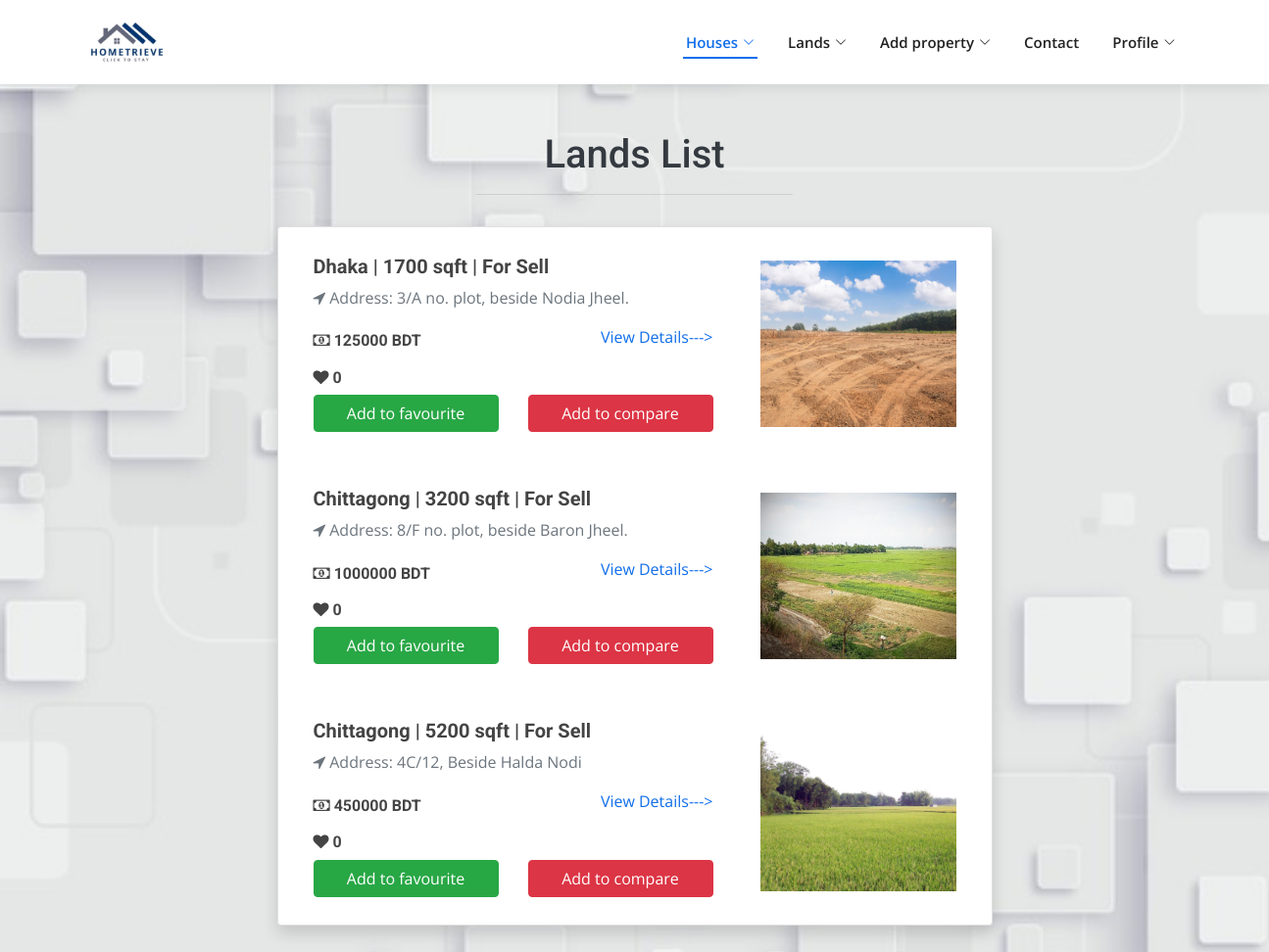
The app's page /view_lands.php (signed in) with its own data.
### tables this page shows
CREATE TABLE `lands` (
  `id` int(6) NOT NULL,
  `user_id` int(6) NOT NULL,
  `owner_name` varchar(255) NOT NULL,
  `owner_email` varchar(255) NOT NULL,
  `owner_contact` varchar(255) NOT NULL,
  `location` varchar(255) NOT NULL,
  `address` varchar(255) NOT NULL,
  `area_size` varchar(255) NOT NULL,
  `price` varchar(255) NOT NULL,
  `description` text NOT NULL
);

CREATE TABLE `land_image` (
  `land_id` int(6) NOT NULL,
  `image` varchar(255) NOT NULL
);

### view_lands.php (the view, shortened to what this page needs)
<?php
include 'connection.php';
$userid  = $_SESSION['userid'];
$sql = "SELECT * FROM lands";
$result = mysqli_query($conn, $sql);
?>
<!DOCTYPE html>
<html lang="en" dir="ltr">
<head>
  <link rel="stylesheet" href="https://maxcdn.bootstrapcdn.com/bootstrap/4.5.2/css/bootstrap.min.css">
  <link rel="stylesheet" href="https://cdn.jsdelivr.net/npm/bootstrap-icons@1.4.1/font/bootstrap-icons.css">
  <link href="//maxcdn.bootstrapcdn.com/bootstrap/4.0.0/css/bootstrap.min.css" rel="stylesheet" id="bootstrap-css">
  <link rel="stylesheet" href="https://cdnjs.cloudflare.com/ajax/libs/font-awesome/4.7.0/css/font-awesome.min.css">
  <link href="css/style.css" rel="stylesheet">
</head>
<body>
  <header id="header" class="d-flex align-items-center">
    <div class="container d-flex align-items-center justify-content-between">
      <a href="index.php" class="logo"><img src="assets/image/logo1c.jpeg" alt="Hometrieve"></a>
      <nav id="navbar" class="navbar">
        <ul>
          <li class="dropdown"><a class="nav-link scrollto active" href="#team"><span>Houses</span> <i class="bi bi-chevron-down"></i></a>
          </li>
          <li class="dropdown"><a href="#team"><span>Lands</span> <i class="bi bi-chevron-down"></i></a>
          </li>
          <li class="dropdown"><a href="#team"><span>Add property</span> <i class="bi bi-chevron-down"></i></a>
          </li>
          <li><a class="nav-link " href="contact_us.php">Contact</a></li>
          <?php
          if (empty($_SESSION['logged_in'])) echo '<li><a class="nav-link scrollto" href="login.php">Login</a></li>';
          else {
            echo '<li class="dropdown"><a href="#team"><span>Profile</span><i class="bi bi-chevron-down"></i></a>
            <ul style="text-align:center;">
                <li><span>Welcome</span></li>
                <li><span>' . $username . '</span></li>
                <li><a href="user_profile.php">Profile</a></li>
                <li><a href="logout.php">Logout</a></li>
              </ul>
          </li>';
          }
          ?>
        </ul>
      </nav>
    </div>
  </header>
  <h1 class="text-center text-dark text-capitalize pt-5">Lands List</h1>
  <hr class="w-25 pt-3">
  <div class="container">
    <div class="row mb-5">
      <div class="col-lg-8 mx-auto">
        <ul class="list-group shadow">
          <?php
          while ($row = mysqli_fetch_array($result)) {
          ?>
            <li class="list-group-item">
              <div class="media align-items-lg-center flex-column flex-lg-row p-3">
                <div class="media-body order-2 order-lg-1">
                  <h5><strong><?php echo $row['location']; ?> | <?php echo $row['area_size']; ?> sqft | For Sell</strong></h5>
                  <p class="text-muted"><i class="fa fa-location-arrow"></i> Address: <?php echo $row['address']; ?></p>
                  <div class="d-flex align-items-center justify-content-between mt-1">
                    <h6><strong><i class="fa fa-money" aria-hidden="true"></i> <?php echo $row['price']; ?> BDT</strong></h6>
                    <?php
                    $dbid = $row['id'];
                    ?>
                    <p><a href="view_land_details.php?id=<?php echo $dbid ?>">View Details---></a></p>
                  </div>
                  <div class="d-flex align-items-center justify-content-between mt-1">
                  <?php
                      $h_id = $row['id'];
                      $sql = "SELECT COUNT(*)
                      FROM favorites
                      WHERE land_id='$h_id'";
                      $result1 = mysqli_query($conn, $sql);
                      $row1 = mysqli_fetch_array($result1);
                      $dbfav=$row1['COUNT(*)'];
                      ?>
                    <h6><strong><i class="fa fa-heart" aria-hidden="true"></i> <?php echo $dbfav ?></strong></h6>
                  </div>
                  <form method="POST">
                    <div class="row">
                      <?php
                      $h_id = $row['id'];
                      $sql = "SELECT land_id FROM favorites where user_id='$userid' AND land_id='$h_id'";
                      $result1 = mysqli_query($conn, $sql);
                      $row1 = mysqli_fetch_array($result1);
                      if ($row1 == NULL) {
                      ?>
                        <div class="col-md-6">
                          <button type="submit" name="favourite" class="btn btn-success btn-block"> Add to favourite </button>
                        </div>
                      <?php } else {
                      ?>
                        <div class="col-md-6">
                          <button type="submit" name="unfavourite" class="btn btn-success btn-block"><i class="fa fa-heart" aria-hidden="true"></i> Favourite </button>
                        </div>
                      <?php } ?>
                      <?php
                      $h_id = $row['id'];
                      $sql = "SELECT land_id FROM compare_list where user_id='$userid' AND land_id='$h_id'";
                      $result1 = mysqli_query($conn, $sql);
                      $row1 = mysqli_fetch_array($result1);
                      if ($row1 == NULL) {
                      ?>
                      <div class="col-md-6">
                        <button type="submit" name="compare" class="btn btn-danger btn-block"> Add to compare </button>
                      </div>
                      <?php } else {
                      ?>
                      <div class="col-md-6">
                        <button type="submit" name="uncompare" class="btn btn-danger btn-block"> <i class="fa fa-check-square-o" aria-hidden="true"></i> Compared already </button>
                      </div>
                      <?php } ?>
                    </div>
                  </form>
                </div>
                <?php
                $dbid = $row['id'];
                $sql = "SELECT image
                            FROM land_image
                            WHERE land_id='$dbid'";
                $result1 = mysqli_query($conn, $sql);
                $rows_img = mysqli_fetch_array($result1);
                ?>
                <img src="assets/uploads/<?php echo $rows_img['image']; ?>" alt="Generic placeholder image" width="200" class="ml-lg-5 order-1 order-lg-2">
              </div>
            </li>
          <?php } ?>
        </ul>
      </div>
    </div>
  </div>
</body>
</html>

### css/style.css (style rules this page uses)
body { font-family: "Open Sans", sans-serif; color: #444444; overflow-x: hidden; }
a { color: #106eea; text-decoration: none; }
h1, h2, h3, h4, h5, h6 { font-family: "Roboto", sans-serif; }
#header { background: #fff; transition: all 0.5s; z-index: 997; height: 86px; box-shadow: 0px 2px 15px rgba(0, 0, 0, 0.1); }
#header .logo { font-size: 30px; margin: 0; padding: 0; line-height: 1; font-weight: 600; letter-spacing: 0.8px; font-family: "Poppins", sans-serif; }
#header .logo img { max-height: 40px; }
.navbar { padding: 0; }
.navbar ul { margin: 0; padding: 0; display: flex; list-style: none; align-items: center; }
.navbar li { position: relative; }
.navbar > ul > li { white-space: nowrap; padding: 10px 0 10px 28px; }
.navbar a { display: flex; align-items: center; justify-content: space-between; padding: 0 3px; font-size: 15px; font-weight: 600; color: #222222; white-space: nowrap; transition: 0.3s; position: relative; }
.navbar a i { font-size: 12px; line-height: 0; margin-left: 5px; }
.navbar > ul > li > a:before { content: ""; position: absolute; width: 100%; height: 2px; bottom: -6px; left: 0; background-color: #106eea; visibility: hidden; width: 0px; transition: all 0.3s ease-in-out 0s; }
.navbar a:hover:before, .navbar li:hover > a:before, .navbar .active:before { visibility: visible; width: 100%; }
.navbar a:hover, .navbar .active, .navbar li:hover > a { color: #106eea; }

### view_lands.php (style rules this page uses)
body { background-image: url('assets/image/ambulancesigncover.jpg'); background-repeat: no-repeat; background-attachment: fixed; background-size: cover; }
.list-group img { height: 170px; width: 200px }

### records on screen
lands: location "Dhaka", area_size "1700", address "3/A no. plot, beside Nodia Jheel.", price "125000", dbfav "0", land_image.image (picture)
lands: location "Chittagong", area_size "3200", address "8/F no. plot, beside Baron Jheel.", price "1000000", dbfav "0", land_image.image (picture)
lands: location "Chittagong", area_size "5200", address "4C/12, Beside Halda Nodi", price "450000", dbfav "0", land_image.image (picture)
